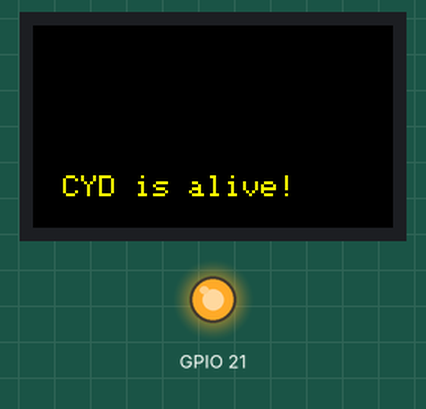
Recording of a sketch running on a simulated ESP32. On the bench: 240×135 colour display, output pins drawn as LEDs (lit = HIGH).

Above: at 0.2 s.

The sketch:

example.ino
```cpp
// Initializes the TFT_eSPI display, turns the backlight on, sets rotation and text style, and prints a single line of text to the screen.
//
// Buy this module: https://shillehtek.com/products/esp32-lvgl-2-8-inch-240x320-smart-display-with-resistive-touch-wifi-bluetooth-dev-board
// Full manual: https://shillehtek.com/blogs/shillehtek-product-manuals/esp32-lvgl-2-8-inch-240x320-smart-display-with-resistive-touch-wifi-bluetooth-dev-board-manual
// More examples: https://github.com/shillehbean/shillehtek-examples
//

#include <TFT_eSPI.h>

TFT_eSPI tft = TFT_eSPI();

void setup() {
  pinMode(21, OUTPUT);
  digitalWrite(21, HIGH);   // backlight ON
  tft.init();
  tft.setRotation(1);
  tft.fillScreen(TFT_BLACK);
  tft.setTextColor(TFT_YELLOW, TFT_BLACK);
  tft.setTextSize(2);
  tft.setCursor(20, 100);
  tft.println("CYD is alive!");
}

void loop() {}
```
